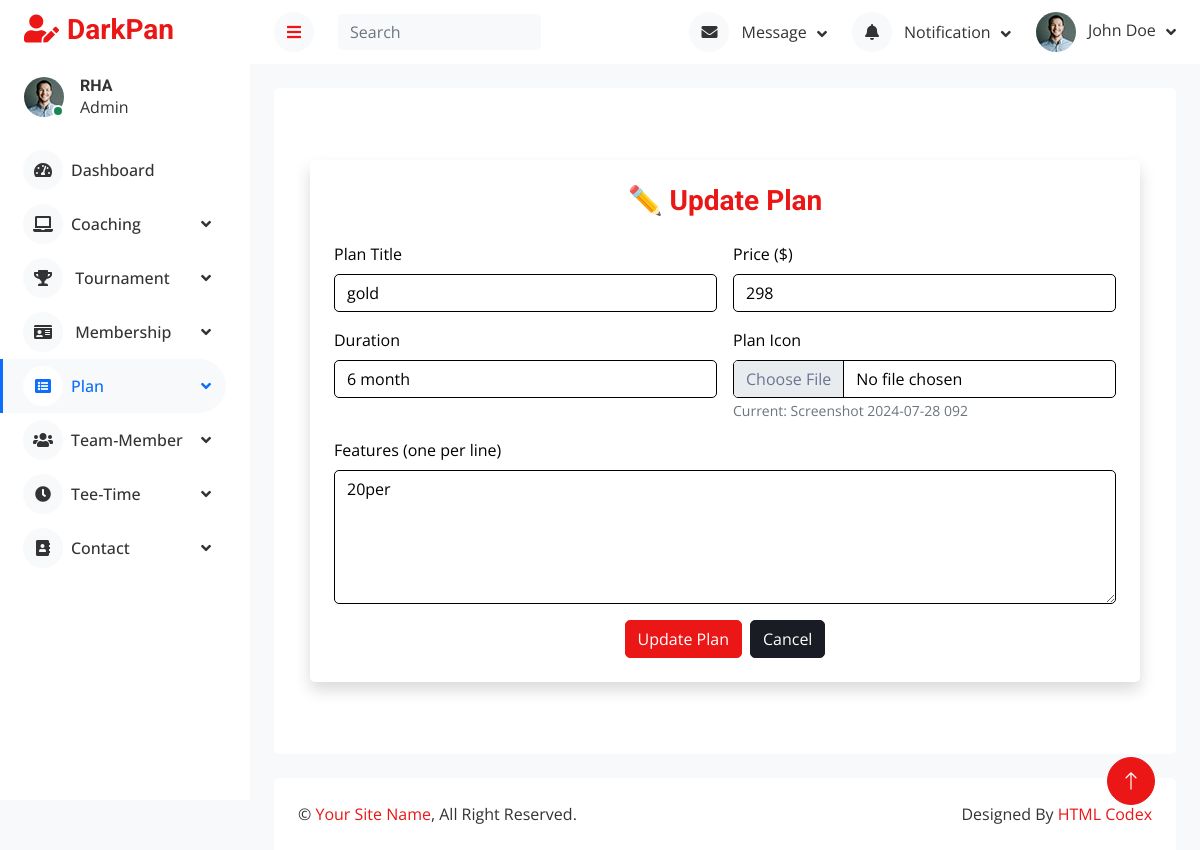
The page /admin/plan_up.php?id=1 on the database its author committed.
### tables this page shows
CREATE TABLE `plan` (
  `id` int(25) NOT NULL,
  `title` varchar(25) NOT NULL,
  `price` varchar(25) NOT NULL,
  `duration` varchar(25) NOT NULL,
  `image` varchar(25) NOT NULL,
  `features` varchar(100) NOT NULL
);

### admin/plan_up.php (the view, shortened to what this page needs)
<?php
    include "lib/db.php";
    $id=$_GET['id'];
    $stmt = $con->prepare("SELECT * FROM `plan` WHERE id=?");
    $stmt->bind_param("i", $id);
    $stmt->execute();
    $result = $stmt->get_result();
    $row = $result->fetch_assoc();
?>
<!DOCTYPE html>
<html lang="en">
<head>
    <link href="https://cdnjs.cloudflare.com/ajax/libs/font-awesome/5.10.0/css/all.min.css" rel="stylesheet">
    <link href="https://cdn.jsdelivr.net/npm/bootstrap-icons@1.4.1/font/bootstrap-icons.css" rel="stylesheet">
    <link href="lib/owlcarousel/assets/owl.carousel.min.css" rel="stylesheet">
    <link href="lib/tempusdominus/css/tempusdominus-bootstrap-4.min.css" rel="stylesheet" />
    <link href="css/bootstrap.min.css" rel="stylesheet">
    <link href="css/style.css" rel="stylesheet">
</head>
<body>
    <div class="container-fluid position-relative d-flex p-0">
        <?php include "sidebar.php"; ?>
        <div class="content">
            <?php include "header.php"; ?>
            <div class="container-fluid pt-4 px-4">
                <div class="bg-secondary text-center rounded p-4">
                    <div class="container py-5">
                        <div class="card shadow p-4 border-0 bg-white">
                            <h3 class="mb-4 text-primary">✏️ Update Plan</h3>
                            <form method="post" enctype="multipart/form-data">
                                <div class="row g-3">
                                    <div class="col-md-6 text-start">
                                        <label class="form-label text-dark">Plan Title</label>
                                        <input type="text" name="title" class="form-control bg-white text-dark border" value="<?php echo $row['title']?>" required>
                                    </div>
                                    <div class="col-md-6 text-start">
                                        <label class="form-label text-dark">Price ($)</label>
                                        <input type="number" min="0" name="price" class="form-control bg-white text-dark border" value="<?php echo $row['price']?>" required>
                                    </div>
                                    <div class="col-md-6 text-start">
                                        <label class="form-label text-dark">Duration</label>
                                        <input type="text" name="duration" class="form-control bg-white text-dark border" value="<?php echo $row['duration']?>" required>
                                    </div>
                                    <div class="col-md-6 text-start">
                                        <label class="form-label text-dark">Plan Icon</label>
                                        <input type="file" name="image" class="form-control bg-white text-dark border" accept="image/*">
                                        <small class="text-muted">Current: <?php echo $row['image']; ?></small>
                                    </div>
                                    <div class="col-12 text-start">
                                        <label class="form-label text-dark">Features (one per line)</label>
                                        <textarea name="features" rows="5" class="form-control bg-white text-dark border" required><?php echo $row['features']?></textarea>
                                    </div>
                                    <div class="col-12 d-flex justify-content-center gap-2 mt-3">
                                        <input type="submit" name="submit" class="btn btn-primary" value="Update Plan">
                                        <a href="planshow.php" class="btn btn-secondary">Cancel</a>
                                    </div>
                                </div>
                            </form>
                        </div>
                    </div>
                </div>
            </div>
            <div class="container-fluid pt-4 px-4">
                <div class="bg-secondary rounded-top p-4">
                    <div class="row">
                        <div class="col-12 col-sm-6 text-center text-sm-start">
                            &copy; <a href="#">Your Site Name</a>, All Right Reserved.
                        </div>
                        <div class="col-12 col-sm-6 text-center text-sm-end">
                            Designed By <a href="https://htmlcodex.com">HTML Codex</a>
                        </div>
                    </div>
                </div>
            </div>
        </div>
        <a href="#" class="btn btn-lg btn-primary btn-lg-square back-to-top"><i class="bi bi-arrow-up"></i></a>
    </div>
</body>
</html>

### admin/css/style.css (style rules this page uses)
:root { --primary: #0d6efd; --secondary: #ffffff; --light: #6c757d; --dark: #f8f9fa; --text-color: #333333; }
body { color: var(--text-color); background-color: var(--dark); }
.bg-secondary { background-color: var(--secondary) !important; }
.back-to-top { position: fixed; display: none; right: 45px; bottom: 45px; z-index: 99; }
.btn { transition: .5s; }
.btn-lg-square { width: 48px; height: 48px; }
.btn-square, .btn-sm-square, .btn-lg-square { padding: 0; display: inline-flex; align-items: center; justify-content: center; font-weight: normal; border-radius: 50px; }
.content { margin-left: 250px; min-height: 100vh; background: var(--dark); transition: 0.5s; }
@media (min-width: 992px) { .content { width: calc(100% - 250px); } }

### rows shown on the page
plan: title "gold", price "298", duration "6 month", image "Screenshot 2024-07-28 092", features "20per"
